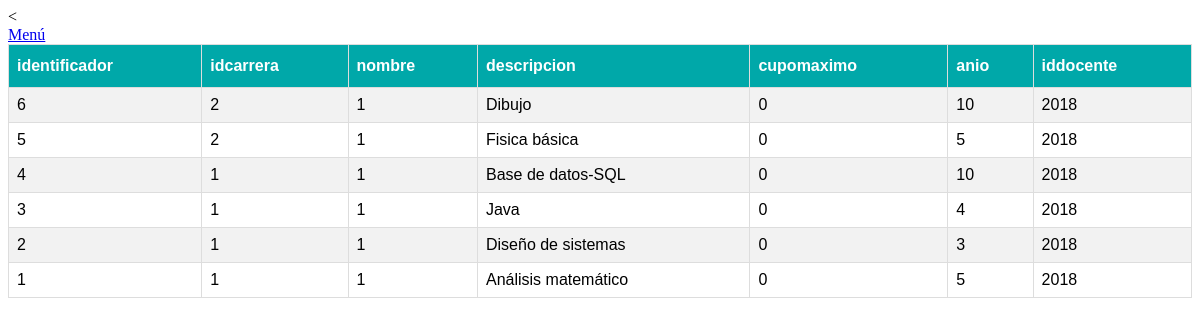
Screenshot of /vistas/vistaCurso.php with the database file from the repository.
### tables this page shows
CREATE TABLE curso (
    identificador  integer PRIMARY KEY NOT NULL,
    idcarrera 		integer REFERENCES carrera (identificador),    
    nombre       varchar(40) NOT NULL,
    descripcion      varchar(250),
    cupomaximo 	smallint NOT NULL,
    anio			smallint NOT NULL   
);

### vistas/vistaCurso.php (the view, shortened to what this page needs)
<<?php
	include __DIR__ . '/../head.php';
?>
<body>
	<div id="cards" class="cards">
		<a href="../index.php">Menú</a><br>
		<?php
			$tableName = 'curso';
			$primerColumna = 'identificador';
			include __DIR__ . "/../defines.php";
			$sql = "SHOW COLUMNS FROM $tableName";
			$result = mysqli_query($mysqli, $sql);
			while($x = mysqli_fetch_assoc($result)){
				$fields[] = $x['Field'];
			}
			echo "<table id='tablaDatos'><tr>";
			foreach($fields as $f){
				echo "<th>$f</th>";
			}
			echo "</tr>";
			$sql = "SELECT * FROM $tableName ORDER BY $primerColumna DESC";
			if ($result=mysqli_query($mysqli,$sql))
			{
				while ($row=mysqli_fetch_row($result))
				{
					echo "<tr>";
					foreach($row as $key => $value){
						echo "<td>$value</td>";
					}
					echo "</tr>";
				}
			}else{
				echo $result->$error;
			}
			echo "</table>";
		?>
	</div>
</body>
</html>

### css/style.css (style rules this page uses)
#tablaDatos { font-family: "Trebuchet MS", Arial, Helvetica, sans-serif; border-collapse: collapse; width: 100%; }
#tablaDatos td, #tablaDatos th { border: 1px solid #ddd; padding: 8px; }
#tablaDatos tr:nth-child(even) { background-color: #f2f2f2; }
#tablaDatos th { padding-top: 12px; padding-bottom: 12px; text-align: left; background-color: #00A8A9; color: white; }

### rows the page displays
curso: identificador "6", idcarrera "2", nombre "1", descripcion "Dibujo", cupomaximo "0", anio "10", iddocente "2018"
curso: identificador "5", idcarrera "2", nombre "1", descripcion "Fisica básica", cupomaximo "0", anio "5", iddocente "2018"
curso: identificador "4", idcarrera "1", nombre "1", descripcion "Base de datos-SQL", cupomaximo "0", anio "10", iddocente "2018"
curso: identificador "3", idcarrera "1", nombre "1", descripcion "Java", cupomaximo "0", anio "4", iddocente "2018"
curso: identificador "2", idcarrera "1", nombre "1", descripcion "Diseño de sistemas", cupomaximo "0", anio "3", iddocente "2018"
curso: identificador "1", idcarrera "1", nombre "1", descripcion "Análisis matemático", cupomaximo "0", anio "5", iddocente "2018"

### other values shown
$f "identificador"
$f "idcarrera"
$f "nombre"
$f "descripcion"
$f "cupomaximo"
$f "anio"
$f "iddocente"
